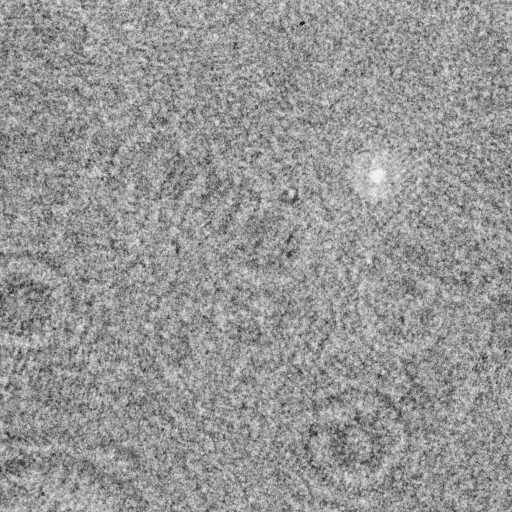
#> input picture Code/MF1_30Hz_200us_awaysection.png, 512 x 512 px; the run also reads 1 picture not shown here
$ jupyter execute --allow-errors rs_propagator_dask.ipynb   (shell and % lines are left out)   (older library calls are emulated)
#> lines starting #> are read from the running program, lines starting #| are printed output that depends on the picture
### Code/functions.py
#%% rgb2gray
# [38 lines left out: functions rgb2gray, square_image, not called in this run]


#%% bandpassFilter
def bandpassFilter(img, xs, xl):
    ## Bandpass filter
    # Input: img - Grayscale image array (2D)
    #        xl  - Large cutoff size (Pixels)
    #        xs  - Small cutoff size (Pixels)
    # Output: img_filt - filtered image
    import numpy as np

    # FFT the grayscale image
    imgfft = np.fft.fft2(img)
    img_fft = np.fft.fftshift(imgfft)
    img_amp = abs(img_fft)
    del imgfft

    # Pre filter image information
    [ni, nj] = img_amp.shape
    MIS = ni

    # [9 lines of commented-out code are left out]

    jj, ii = np.meshgrid(np.arange(nj), np.arange(ni))

    LCO = np.exp(-((ii-MIS/2)**2 + (jj-MIS/2)**2) * (2*xl/MIS)**2)
    SCO = np.exp(-((ii-MIS/2)**2 + (jj-MIS/2)**2) * (2*xs/MIS)**2)
    BP =  SCO - LCO
    BPP = np.fft.ifftshift(BP)

    # Filter image
    filtered = BP * img_fft
    img_filt = np.fft.ifftshift(filtered)
    img_filt = np.fft.ifft2(img_filt)
    # img_filt = np.rot90(np.real(img_filt),2)

    return img_filt, BPP


#%% videoImport
# [1177 lines left out: functions videoImport, exportAVI, rayleighSommerfeldPropagator, medianImage, zGradientStack, dataCursor1D and 22 more, not called in this run]


#%% get_turns
# def get_turns(data):


### Code/rs_propagator_dask.ipynb
[cell 1]
import math as m
import time
import matplotlib.image as mpimg
import numpy as np
from functions import bandpassFilter, exportAVI

T0 = time.time()
# I = mpimg.imread('131118-1.png')
I = mpimg.imread('MF1_30Hz_200us_awaysection.png')
#> I is the input picture: shape (512, 512) float32; min 0.0235, max 0.949, mean 0.59
#I = mpimg.imread('10x_laser_50Hz_10us_g1036_bl1602-003.png')
#I = mpimg.imread('23-09-19_ECOLI_HCB1_100Hz_45us_10x_7.png')


#%%
# Median image
# IB = mpimg.imread('AVG_131118-1.png')
IB = mpimg.imread('AVG_MF1_30Hz_200us_awaysection.png')
# IB = mpimg.imread('MED_10x_laser_50Hz_10us_g1036_bl1602-003-1.png')
#IB = mpimg.imread('MED_23-09-19_ECOLI_HCB1_100Hz_45us_10x_7-1.png')

IB[IB == 0] = np.mean(IB)
IN = I/IB   #divide
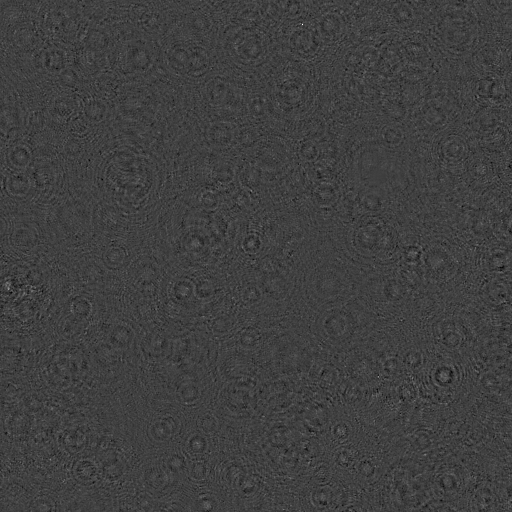
#> IN: shape (512, 512) float32; min 0.831, max 1.5, mean 0.999; drawn with min black and max white

N = 1.3226
LAMBDA = 0.642               # Diode
# MPP = 2                      # Magnification: 10x, 20x, 50x, etc
FS = 0.711                     # Sampling Frequency px/um
NI = np.shape(IN)[0]
#> NI = 512
NJ = np.shape(IN)[1]
#> NJ = 512
SZ = 4                        # Step size in um
Z = SZ*np.arange(0, 150)       # Number of steps
K = 2*m.pi*N/LAMBDA            # Wavenumber

[cell 2]
IBAND, BP = bandpassFilter(IN, 2, 30)
#> in bandpassFilter, `BPP = np.fft.ifftshift(BP)`:
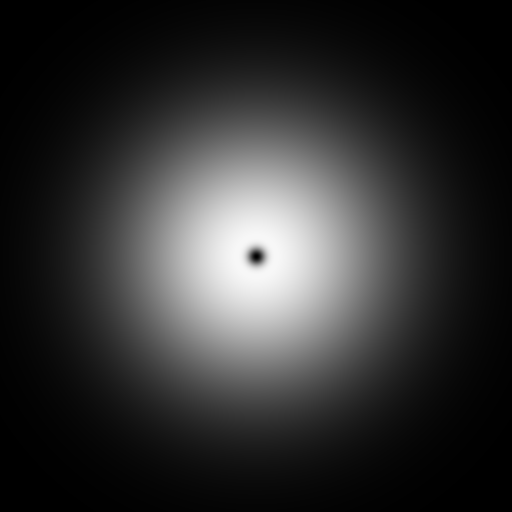
#> BP: shape (512, 512) float64; min 0, max 0.972, mean 0.194
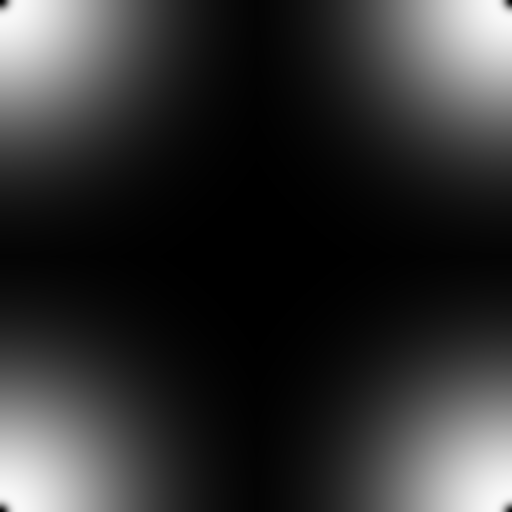
#> BP: shape (512, 512) float64; min 0, max 0.972, mean 0.194
E = np.fft.fftshift(BP)*np.fft.fftshift(np.fft.fft2(IN - 1))

[cell 3]
P = np.empty_like(IB, dtype=complex)
for i in range(NI):
    for j in range(NJ):
        P[i, j] = ((LAMBDA*FS)/(max([NI, NJ])*N))**2*((i-NI/2)**2+(j-NJ/2)**2)
# P = np.conj(P)
Q = np.sqrt(1-P)-1

[cell 4]
if all(Z > 0):
    Q = np.conj(Q)

[cell 5]
#R = np.empty([NI, NJ, Z.shape[0]], dtype=complex)
IZ = np.empty([NI, NJ, Z.shape[0]], dtype=float)

for k in range(Z.shape[0]):
    #R = np.exp((-1j*K*Z[k]*Q))
    IZ[:, :, k] = np.real(1 + np.fft.ifft2(np.fft.ifftshift(E*np.exp((-1j*K*Z[k]*Q)))))

[cell 6]
#R = np.empty([NI, NJ, Z.shape[0]])
#IZ = np.empty([NI, NJ, Z.shape[0]], dtype=float)
#R = []
IZ = []

#def prop(Z, K, Q):
 #   return np.exp((-1j*K*Z*Q))

def refocused(E, Z, K, Q):
    return np.real(1 + np.fft.ifft2(np.fft.ifftshift(E*np.exp((-1j*K*Z*Q)))))


#for z in Z:
#    RR = delayed(prop)(z, K, Q)
#    R.append(RR)

#> (the rest of this cell did not finish here and is left out)

[cell 7]
np.shape(IZ)

#> (a cell that did not finish here is left out)

[cell 9]
cd /Users/erick/Documents/PhD/Holography-Code/Code/

[cell 10]
np.shape(E)
#> Out = (512, 512)
